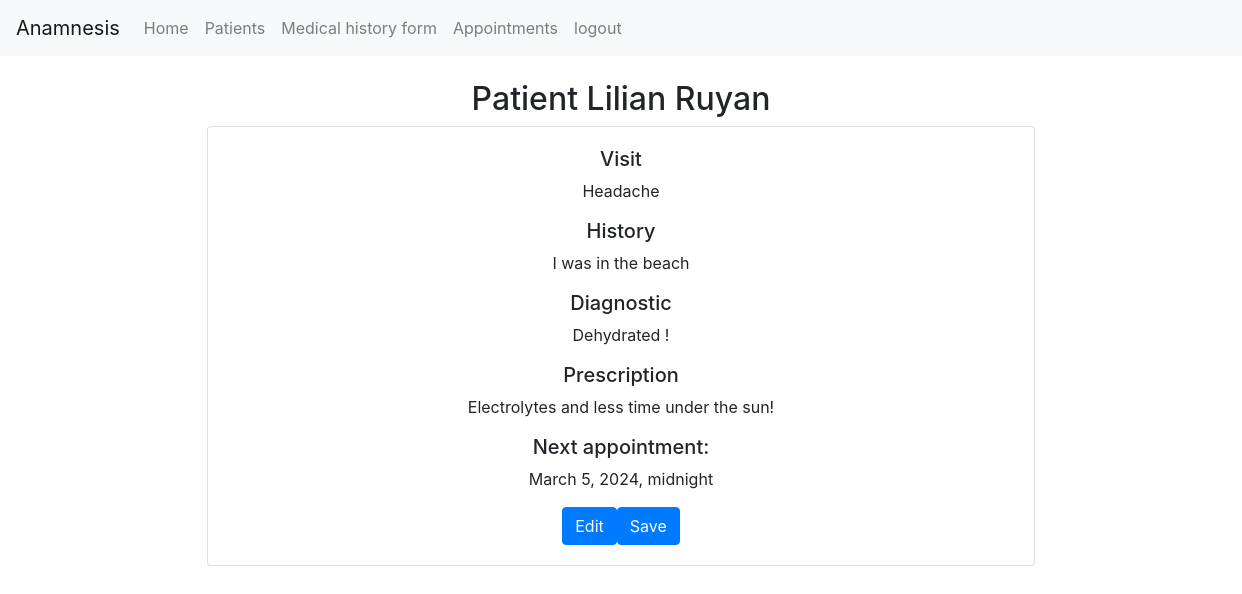
The app's page /fileview/2 (signed in), older data.
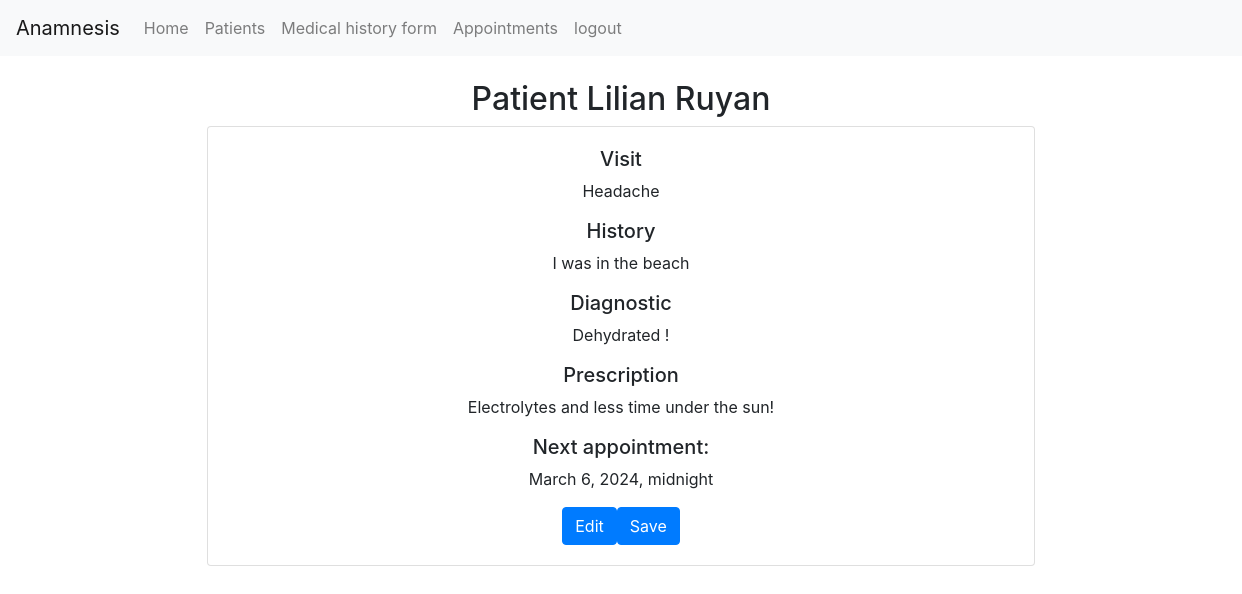
The same page, newer data.
### anamnesis/models.py (models this page shows)
class Patienthistory(models.Model):
    patient = models.ForeignKey(Patient, on_delete=models.CASCADE, blank=True, null=True, related_name="patient_history")
    date = models.DateTimeField() #date the file was created
    diagnostic =models.CharField(max_length=500, blank=True, null=True)
    history =models.CharField(max_length=500, blank=True, null=True) # Explanation of the symptoms
    prescription = models.CharField(max_length=500, blank=True, null=True)
    visit = models.CharField(max_length=30, blank=True, null=True) # Reason the patient is visiting
    nextappointment = models.DateTimeField(null=True)

class Patient(models.Model):
    doctor = models.ForeignKey(User, on_delete=models.CASCADE, blank=True, null=True, related_name="patients")
    name = models.CharField(max_length=25, blank=True)
    lastname = models.CharField(max_length=25, blank=True)
    address = models.CharField(max_length=50, blank=True, null=True)
    city = models.CharField(max_length=30, blank=True, null=True)
    state = models.CharField(max_length=20, blank=True, null=True)
    phonenumber = models.CharField(max_length=15, blank=True, null=True)
    date = models.DateTimeField(null=True)
    def __str__(self):
        return f"Patient {self.name} {self.lastname}"

### anamnesis/views.py (the view)
# urls.py: path("fileview/<int:file_id>", views.fileview, name="fileview"),
def fileview(request, file_id):
    fileofpatient = Patienthistory.objects.get(pk=file_id)
    return render(request, "anamnesis/fileview.html", {
        "fileofpatient": fileofpatient,
    })

### anamnesis/templates/anamnesis/fileview.html (shortened to what this page needs)
{% extends "anamnesis/layout.html" %}
{% load static %}
{% block body %}
{% if user.is_authenticated %}
    <h2 class="mt-4" style="text-align: center;">{{fileofpatient.patient}}</h2>
        <div class="card container col-sm-8" style="text-align: center;">
            <div class="card-body">
                <h5 class="card-title mb-2">Visit</h5>
                <p class="card-text">{{fileofpatient.visit}}</p>
                <h5 class="card-subtitletitle mb-2">History</h5>
                <p class="card-text">{{fileofpatient.history}}</p>
                <h5 class="card-title mb-2">Diagnostic</h5>
                <p id="diagnostic_{{fileofpatient.id}}" class="card-text">{{fileofpatient.diagnostic}}</p>
                <h5 class="card-title mb-2">Prescription</h5>
                <p id="prescription_{{fileofpatient.id}}" class="card-text">{{fileofpatient.prescription}}</p>
                <h5 class="card-title mb-2">Next appointment:</h5>
                <p id="nextappointment_{{fileofpatient.id}}" class="card-text">{{fileofpatient.nextappointment}}</p>
                <button type="button" class="btn btn-primary" onclick="edit({{fileofpatient.id}})">Edit</button><button type="button" class="btn btn-primary" onclick="save({{fileofpatient.id}})">Save</button>
            </div>
        </div>
{% else %}
<h1>403  You do not have access. Log in</h1>
{% endif %}
{% endblock %}

Row changes from the older to the newer data that the page shows:
changed Patienthistory "Headache": nextappointment "March 5, 2024, midnight" → "March 6, 2024, midnight"
